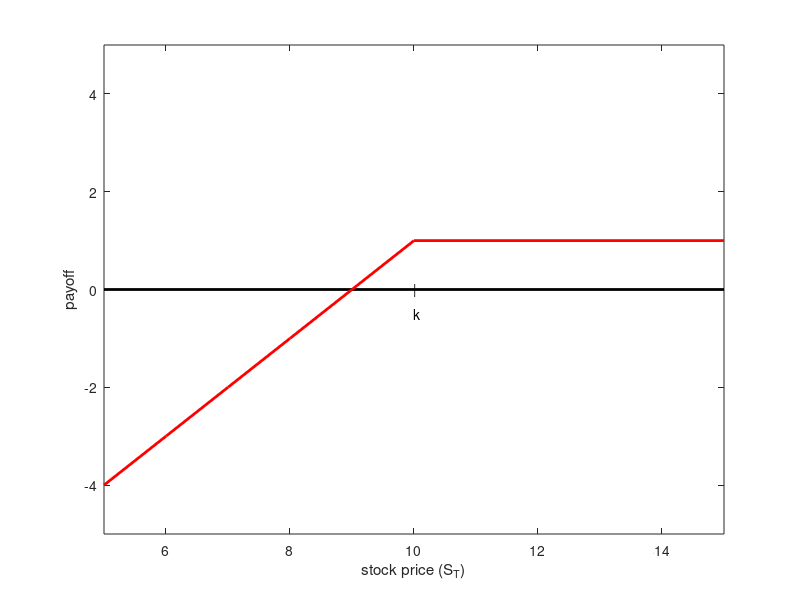

Write MATLAB code to recreate this figure.
x=5:15;
%s=x-10;
y=0*x;
plot(x,y,'k-','linewidth',2)
hold on
%x=0*y
%plot(x,y,'k-','linewidth',2)
hold on

s=(x-10);
%plot(x,s,'-','linewidth',2)
s1=1-max(10-x,0)
hold on
plot(x,s1,'r-','linewidth',2)
s2=2*(x-10)-max(x-10,0)+1
hold on
%plot(x,s2,'b-','linewidth',2)
%legend('two share','short one call','combination',0)
axis([5 15  -5  5])
%grid on
text(10,-.5,'k')
text(10,0,'|')
xlabel('stock price (S_T)')
ylabel('payoff')